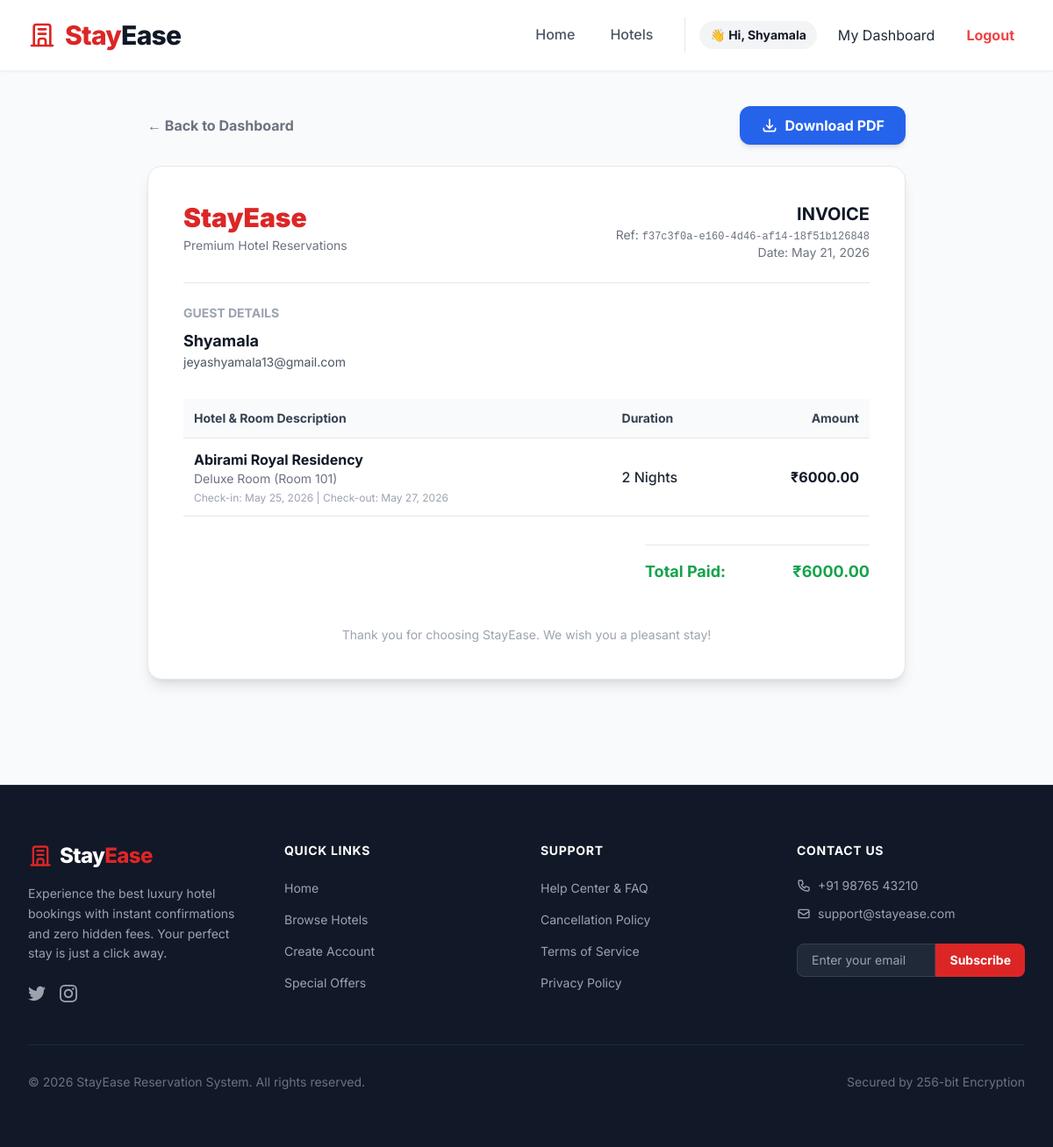
Screenshot of /bookings/bill/2/ (signed in) with the database file from the repository.
### apps/bookings/models.py (models this page shows, shortened)
class Booking(models.Model):
    STATUS_CHOICES = (
        ('PENDING', 'Pending'),
        ('CONFIRMED', 'Confirmed'),
        ('CANCELLED', 'Cancelled'),
        ('COMPLETED', 'Completed'),
    )
    booking_id = models.UUIDField(default=uuid.uuid4, editable=False, unique=True)
    user = models.ForeignKey(User, on_delete=models.CASCADE, related_name='bookings')
    room = models.ForeignKey(Room, on_delete=models.PROTECT)
    check_in = models.DateField()
    check_out = models.DateField()
    guests = models.IntegerField(default=1)
    total_amount = models.DecimalField(max_digits=12, decimal_places=2)
    status = models.CharField(max_length=20, choices=STATUS_CHOICES, default='PENDING')
    created_at = models.DateTimeField(auto_now_add=True)

### apps/hotels/models.py (models this page shows, shortened)
class Room(models.Model):
    category = models.ForeignKey(RoomCategory, on_delete=models.CASCADE, related_name='rooms')
    room_number = models.CharField(max_length=10)
    is_available = models.BooleanField(default=True)

class RoomCategory(models.Model):
    hotel = models.ForeignKey(Hotel, on_delete=models.CASCADE, related_name='categories')
    type_name = models.CharField(max_length=100) # e.g., Deluxe Suite, Standard AC
    price_per_night = models.DecimalField(max_digits=12, decimal_places=2)
    capacity = models.IntegerField(default=2)
    image = models.ImageField(upload_to='rooms/', null=True, blank=True)

class Hotel(models.Model):
    name = models.CharField(max_length=200)
    location = models.CharField(max_length=200)
    description = models.TextField()
    image = models.ImageField(upload_to='hotels/')
    star_rating = models.IntegerField(default=3, validators=[MinValueValidator(1), MaxValueValidator(5)])
    has_ac = models.BooleanField(default=True, verbose_name="AC Available")
    has_breakfast = models.BooleanField(default=False, verbose_name="Free Breakfast")
    has_pool = models.BooleanField(default=False, verbose_name="Swimming Pool")
    has_parking = models.BooleanField(default=True, verbose_name="Free Parking")
    is_popular = models.BooleanField(default=False, verbose_name="Trending/Popular Stay")
    created_at = models.DateTimeField(auto_now_add=True)

### apps/bookings/views.py (the view)
# urls.py: path('bill/<int:booking_id>/', ViewBillView.as_view(), name='view_bill'),
class ViewBillView(LoginRequiredMixin, View):
    def get(self, request, booking_id):
        booking = get_object_or_404(Booking, id=booking_id, user=request.user)
        nights = (booking.check_out - booking.check_in).days
        return render(request, 'bookings/bill.html', {'booking': booking, 'nights': nights})

### templates/bookings/bill.html (shortened to what this page needs)
{% extends 'base.html' %}
{% block content %}
<div class="max-w-4xl mx-auto px-4 py-10">
    <div class="flex justify-between items-center mb-6">
        <a href="{% url 'user_dashboard' %}" class="text-gray-500 hover:text-gray-900 font-bold">&larr; Back to Dashboard</a>
        <button type="button" onclick="downloadPDF()" class="bg-blue-600 text-white px-6 py-2.5 rounded-xl font-bold hover:bg-blue-700 transition flex items-center shadow-md">
            <svg class="w-5 h-5 mr-2" fill="none" stroke="currentColor" viewBox="0 0 24 24"><path stroke-linecap="round" stroke-linejoin="round" stroke-width="2" d="M4 16v1a3 3 0 003 3h10a3 3 0 003-3v-1m-4-4l-4 4m0 0l-4-4m4 4V4"></path></svg>
            Download PDF
        </button>
    </div>
    <div id="invoice-box" class="bg-white p-10 rounded-2xl shadow-lg border border-gray-200">
        <div class="flex justify-between items-start border-b pb-6 mb-6">
            <div>
                <h1 class="text-3xl font-black text-red-600">StayEase</h1>
                <p class="text-gray-500 text-sm mt-1">Premium Hotel Reservations</p>
            </div>
            <div class="text-right">
                <h2 class="text-xl font-bold text-gray-900">INVOICE</h2>
                <p class="text-gray-500 text-sm">Ref: <span class="font-mono text-xs">{{ booking.booking_id }}</span></p>
                <p class="text-gray-500 text-sm">Date: {% now "M d, Y" %}</p>
            </div>
        </div>
        <div class="mb-8">
            <h3 class="text-sm font-bold text-gray-400 uppercase mb-2">Guest Details</h3>
            <p class="font-bold text-gray-900 text-lg">{{ booking.user.username }}</p>
            <p class="text-gray-600 text-sm">{{ booking.user.email }}</p>
        </div>
        <table class="w-full text-left mb-8 border-collapse">
            <thead>
                <tr class="bg-gray-50 text-gray-700 text-sm border-b">
                    <th class="p-3 font-bold">Hotel & Room Description</th>
                    <th class="p-3 font-bold">Duration</th>
                    <th class="p-3 font-bold text-right">Amount</th>
                </tr>
            </thead>
            <tbody>
                <tr class="border-b">
                    <td class="p-3">
                        <p class="font-bold text-gray-900">{{ booking.room.category.hotel.name }}</p>
                        <p class="text-sm text-gray-500">{{ booking.room.category.type_name }} (Room {{ booking.room.room_number }})</p>
                        <p class="text-xs text-gray-400 mt-1">Check-in: {{ booking.check_in }} | Check-out: {{ booking.check_out }}</p>
                    </td>
                    <td class="p-3 font-medium text-gray-800">{{ nights }} Nights</td>
                    <td class="p-3 text-right font-bold text-gray-900">₹{{ booking.total_amount }}</td>
                </tr>
            </tbody>
        </table>
        <div class="flex justify-end text-lg">
            <div class="w-64">
                <div class="flex justify-between font-bold text-green-600 border-t pt-4">
                    <span>Total Paid:</span>
                    <span>₹{{ booking.total_amount }}</span>
                </div>
            </div>
        </div>
        <div class="mt-12 text-center text-sm text-gray-400">
            <p>Thank you for choosing StayEase. We wish you a pleasant stay!</p>
        </div>
    </div>
</div>
{% endblock %}

### templates/base.html (shortened to what this page needs)
<!DOCTYPE html>
<html lang="en">
<head>
    <script src="https://cdn.tailwindcss.com"></script>
</head>
<body class="bg-gray-50 text-gray-800 flex flex-col min-h-screen">
    <nav class="bg-white/95 backdrop-blur-md shadow-sm border-b border-gray-100 sticky top-0 z-50">
        <div class="max-w-7xl mx-auto px-4 sm:px-6 lg:px-8">
            <div class="flex justify-between h-20 items-center">
                <a href="/" class="flex items-center group transition-transform hover:scale-105">
                    <span class="text-3xl font-extrabold text-primary tracking-tight">Stay<span class="text-gray-900">Ease</span></span>
                </a>
                <div class="hidden md:flex items-center space-x-8">
                    <a href="{% url 'hotel_list' %}" class="{% if request.path == '/' %}text-primary border-b-2 border-primary font-bold{% else %}text-gray-600 hover:text-primary font-medium border-b-2 border-transparent hover:border-primary{% endif %} px-1 py-2 transition-all duration-300">
                        Home
                    </a>
                    <a href="{% url 'explore_hotels' %}" class="{% if '/hotels/' in request.path %}text-primary border-b-2 border-primary font-bold{% else %}text-gray-600 hover:text-primary font-medium border-b-2 border-transparent hover:border-primary{% endif %} px-1 py-2 transition-all duration-300">
                        Hotels
                    </a>
                    <div class="pl-4 border-l border-gray-200 flex items-center space-x-6">
                        {% if user.is_authenticated %}
                            <span class="text-gray-900 font-bold bg-gray-100 px-3 py-1.5 rounded-full text-sm">
                                👋 Hi, {{ user.username }}
                            </span>
                            {% if user.is_authenticated %}
    {% if user.is_superuser %}
        <a href="{% url 'custom_admin_dashboard' %}" class="...">My Dashboard</a>
    {% else %}
        <a href="{% url 'user_dashboard' %}" class="...">My Dashboard</a>
    {% endif %}
{% endif %}
                            <a href="{% url 'logout' %}" class="text-red-500 font-bold hover:bg-red-50 px-3 py-2 rounded-lg transition-colors">
                                Logout
                            </a>
                        {% else %}
                            <a href="{% url 'login' %}" class="bg-primary text-white px-6 py-2.5 rounded-xl font-bold hover:bg-red-700 transition shadow-lg shadow-red-600/30">
                                Login / Register
                            </a>
                        {% endif %}
                    </div>
                </div>
            </div>
            </div>
    </nav>
    <main class="flex-grow">
        {% block content %}
        {% endblock %}
    </main>
    <footer class="bg-gray-900 text-gray-300 mt-20 border-t border-gray-800">
        <div class="max-w-7xl mx-auto px-4 sm:px-6 lg:px-8 py-16">
            <div class="grid grid-cols-1 md:grid-cols-4 gap-12 md:gap-8">
                <div class="col-span-1 md:col-span-1">
                    <a href="/" class="flex items-center text-2xl font-extrabold text-white tracking-tight mb-4">
                        Stay<span class="text-primary">Ease</span>
                    </a>
                    <p class="text-sm text-gray-400 leading-relaxed mb-6">
                        Experience the best luxury hotel bookings with instant confirmations and zero hidden fees. Your perfect stay is just a click away.
                    </p>
                    <div class="flex space-x-4">
                        <a href="#" class="text-gray-400 hover:text-white transition"></a>
                        <a href="#" class="text-gray-400 hover:text-white transition"></a>
                    </div>
                </div>
                <div>
                    <h4 class="text-white font-bold mb-5 uppercase tracking-wider text-sm">Quick Links</h4>
                    <ul class="space-y-3">
                        <li><a href="/" class="text-gray-400 hover:text-primary transition-colors text-sm">Home</a></li>
                        <li><a href="/hotels/" class="text-gray-400 hover:text-primary transition-colors text-sm">Browse Hotels</a></li>
                        <li><a href="{% url 'register' %}" class="text-gray-400 hover:text-primary transition-colors text-sm">Create Account</a></li>
                        <li><a href="#" class="text-gray-400 hover:text-primary transition-colors text-sm">Special Offers</a></li>
                    </ul>
                </div>
                <div>
                    <h4 class="text-white font-bold mb-5 uppercase tracking-wider text-sm">Support</h4>
                    <ul class="space-y-3">
                        <li><a href="#" class="text-gray-400 hover:text-primary transition-colors text-sm">Help Center & FAQ</a></li>
                        <li><a href="#" class="text-gray-400 hover:text-primary transition-colors text-sm">Cancellation Policy</a></li>
                        <li><a href="#" class="text-gray-400 hover:text-primary transition-colors text-sm">Terms of Service</a></li>
                        <li><a href="#" class="text-gray-400 hover:text-primary transition-colors text-sm">Privacy Policy</a></li>
                    </ul>
                </div>
                <div>
                    <h4 class="text-white font-bold mb-5 uppercase tracking-wider text-sm">Contact Us</h4>
                    <ul class="space-y-3 text-sm text-gray-400 mb-6">
                        <li class="flex items-center"> +91 98765 43210</li>
                        <li class="flex items-center"><svg class="w-4 h-4 mr-2" fill="none" stroke="currentColor" viewBox="0 0 24 24"><path stroke-linecap="round" stroke-linejoin="round" stroke-width="2" d="M3 8l7.89 5.26a2 2 0 002.22 0L21 8M5 19h14a2 2 0 002-2V7a2 2 0 00-2-2H5a2 2 0 00-2 2v10a2 2 0 002 2z"></path></svg> support@stayease.com</li>
                    </ul>
                    <div class="flex">
                        <input type="email" placeholder="Enter your email" class="bg-gray-800 text-white border border-gray-700 px-4 py-2 rounded-l-lg focus:outline-none focus:border-primary w-full text-sm">
                        <button class="bg-primary text-white px-4 py-2 rounded-r-lg hover:bg-red-700 transition text-sm font-bold">Subscribe</button>
                    </div>
                </div>
            </div>
            <div class="border-t border-gray-800 mt-12 pt-8 flex flex-col md:flex-row justify-between items-center">
                <p class="text-sm text-gray-500">
                    &copy; {% now "Y" %} StayEase Reservation System. All rights reserved.
                </p>
                <div class="flex space-x-4 mt-4 md:mt-0 text-sm text-gray-500">
                    <span>Secured by 256-bit Encryption</span>
                </div>
            </div>
        </div>
    </footer>
</body>
</html>

### templates/base.html (style rules this page uses)
body { font-family: 'Inter', sans-serif; }

### rows the page displays
Booking: booking_id "f37c3f0a-e160-4d46-af14-18f51b126848", user.username "Shyamala", user.email "jeyashyamala13@gmail.com", room.category.hotel.name "Abirami Royal Residency", room.category.type_name "Deluxe Room", room.room_number "101", check_in "May 25, 2026", check_out "May 27, 2026", total_amount "6000.00"

### other values shown
{{ user.username }} "Shyamala"
{{ nights }} "2"
